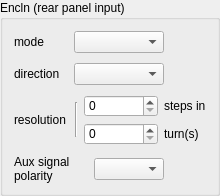
         <widget class="QGroupBox" name="groupBox">
          <property name="minimumSize">
           <size>
            <width>185</width>
            <height>142</height>
           </size>
          </property>
          <property name="title">
           <string>Encln (rear panel input)</string>
          </property>
          <layout class="QVBoxLayout">
           <property name="spacing">
            <number>10</number>
           </property>
           <property name="rightMargin">
            <number>3</number>
           </property>
           <property name="bottomMargin">
            <number>10</number>
           </property>
           <item>
            <layout class="QGridLayout">
             <item row="0" column="0">
              <widget class="QLabel" name="label">
               <property name="sizePolicy">
                <sizepolicy hsizetype="Fixed" vsizetype="Expanding">
                 <horstretch>0</horstretch>
                 <verstretch>0</verstretch>
                </sizepolicy>
               </property>
               <property name="minimumSize">
                <size>
                 <width>50</width>
                 <height>16</height>
                </size>
               </property>
               <property name="maximumSize">
                <size>
                 <width>16777215</width>
                 <height>22</height>
                </size>
               </property>
               <property name="text">
                <string>mode</string>
               </property>
              </widget>
             </item>
             <item row="0" column="1">
              <widget class="QComboBox" name="cfgEINMODE">
               <property name="sizePolicy">
                <sizepolicy hsizetype="Expanding" vsizetype="Maximum">
                 <horstretch>0</horstretch>
                 <verstretch>0</verstretch>
                </sizepolicy>
               </property>
               <property name="minimumSize">
                <size>
                 <width>70</width>
                 <height>16</height>
                </size>
               </property>
               <property name="maximumSize">
                <size>
                 <width>16777215</width>
                 <height>22</height>
                </size>
               </property>
              </widget>
             </item>
             <item row="1" column="0">
              <widget class="QLabel" name="label_2">
               <property name="sizePolicy">
                <sizepolicy hsizetype="Fixed" vsizetype="Expanding">
                 <horstretch>0</horstretch>
                 <verstretch>0</verstretch>
                </sizepolicy>
               </property>
               <property name="minimumSize">
                <size>
                 <width>50</width>
                 <height>16</height>
                </size>
               </property>
               <property name="maximumSize">
                <size>
                 <width>16777215</width>
                 <height>22</height>
                </size>
               </property>
               <property name="text">
                <string>direction</string>
               </property>
              </widget>
             </item>
             <item row="1" column="1">
              <widget class="QComboBox" name="cfgEINSENSE">
               <property name="sizePolicy">
                <sizepolicy hsizetype="Expanding" vsizetype="Maximum">
                 <horstretch>0</horstretch>
                 <verstretch>0</verstretch>
                </sizepolicy>
               </property>
               <property name="minimumSize">
                <size>
                 <width>70</width>
                 <height>16</height>
                </size>
               </property>
               <property name="maximumSize">
                <size>
                 <width>16777215</width>
                 <height>22</height>
                </size>
               </property>
              </widget>
             </item>
             <item row="1" column="2">
              <spacer>
               <property name="orientation">
                <enum>Qt::Horizontal</enum>
               </property>
               <property name="sizeType">
                <enum>QSizePolicy::Fixed</enum>
               </property>
               <property name="sizeHint" stdset="0">
                <size>
                 <width>50</width>
                 <height>20</height>
                </size>
               </property>
              </spacer>
             </item>
             <item row="0" column="2">
              <spacer>
               <property name="orientation">
                <enum>Qt::Horizontal</enum>
               </property>
               <property name="sizeType">
                <enum>QSizePolicy::Fixed</enum>
               </property>
               <property name="sizeHint" stdset="0">
                <size>
                 <width>50</width>
                 <height>20</height>
                </size>
               </property>
              </spacer>
             </item>
            </layout>
           </item>
           <item>
            <layout class="QHBoxLayout">
             <property name="spacing">
              <number>5</number>
             </property>
             <item>
              <widget class="QLabel" name="label_3">
               <property name="sizePolicy">
                <sizepolicy hsizetype="Fixed" vsizetype="Expanding">
                 <horstretch>0</horstretch>
                 <verstretch>0</verstretch>
                </sizepolicy>
               </property>
               <property name="minimumSize">
                <size>
                 <width>55</width>
                 <height>16</height>
                </size>
               </property>
               <property name="maximumSize">
                <size>
                 <width>16777215</width>
                 <height>22</height>
                </size>
               </property>
               <property name="text">
                <string>resolution</string>
               </property>
              </widget>
             </item>
             <item>
              <widget class="Line" name="line">
               <property name="sizePolicy">
                <sizepolicy hsizetype="Fixed" vsizetype="Fixed">
                 <horstretch>0</horstretch>
                 <verstretch>0</verstretch>
                </sizepolicy>
               </property>
               <property name="minimumSize">
                <size>
                 <width>5</width>
                 <height>35</height>
                </size>
               </property>
               <property name="orientation">
                <enum>Qt::Vertical</enum>
               </property>
              </widget>
             </item>
             <item>
              <layout class="QGridLayout">
               <property name="topMargin">
                <number>0</number>
               </property>
               <property name="bottomMargin">
                <number>0</number>
               </property>
               <property name="spacing">
                <number>6</number>
               </property>
               <item row="0" column="0">
                <widget class="QSpinBox" name="cfgEINNSTEP">
                 <property name="sizePolicy">
                  <sizepolicy hsizetype="Expanding" vsizetype="Maximum">
                   <horstretch>0</horstretch>
                   <verstretch>0</verstretch>
                  </sizepolicy>
                 </property>
                 <property name="minimumSize">
                  <size>
                   <width>65</width>
                   <height>22</height>
                  </size>
                 </property>
                 <property name="maximumSize">
                  <size>
                   <width>16777215</width>
                   <height>22</height>
                  </size>
                 </property>
                 <property name="maximum">
                  <number>999999999</number>
                 </property>
                </widget>
               </item>
               <item row="0" column="1">
                <widget class="QLabel" name="label_5">
                 <property name="sizePolicy">
                  <sizepolicy hsizetype="Fixed" vsizetype="Maximum">
                   <horstretch>0</horstretch>
                   <verstretch>0</verstretch>
                  </sizepolicy>
                 </property>
                 <property name="minimumSize">
                  <size>
                   <width>50</width>
                   <height>16</height>
                  </size>
                 </property>
                 <property name="maximumSize">
                  <size>
                   <width>16777215</width>
                   <height>22</height>
                  </size>
                 </property>
                 <property name="text">
                  <string>steps in</string>
                 </property>
                </widget>
               </item>
               <item row="1" column="0">
                <widget class="QSpinBox" name="cfgEINNTURN">
                 <property name="sizePolicy">
                  <sizepolicy hsizetype="Expanding" vsizetype="Maximum">
                   <horstretch>0</horstretch>
                   <verstretch>0</verstretch>
                  </sizepolicy>
                 </property>
                 <property name="minimumSize">
                  <size>
                   <width>65</width>
                   <height>22</height>
                  </size>
                 </property>
                 <property name="maximumSize">
                  <size>
                   <width>16777215</width>
                   <height>22</height>
                  </size>
                 </property>
                 <property name="maximum">
                  <number>999999999</number>
                 </property>
                </widget>
               </item>
               <item row="1" column="1">
                <widget class="QLabel" name="label_6">
                 <property name="sizePolicy">
                  <sizepolicy hsizetype="Fixed" vsizetype="Maximum">
                   <horstretch>0</horstretch>
                   <verstretch>0</verstretch>
                  </sizepolicy>
                 </property>
                 <property name="minimumSize">
                  <size>
                   <width>50</width>
                   <height>16</height>
                  </size>
                 </property>
                 <property name="maximumSize">
                  <size>
                   <width>16777215</width>
                   <height>22</height>
                  </size>
                 </property>
                 <property name="text">
                  <string>turn(s)</string>
                 </property>
                </widget>
               </item>
              </layout>
             </item>
            </layout>
           </item>
           <item>
            <layout class="QHBoxLayout">
             <item>
              <widget class="QLabel" name="label_4">
               <property name="sizePolicy">
                <sizepolicy hsizetype="Fixed" vsizetype="Expanding">
                 <horstretch>0</horstretch>
                 <verstretch>0</verstretch>
                </sizepolicy>
               </property>
               <property name="minimumSize">
                <size>
                 <width>70</width>
                 <height>16</height>
                </size>
               </property>
               <property name="maximumSize">
                <size>
                 <width>80</width>
                 <height>36</height>
                </size>
               </property>
               <property name="text">
                <string>Aux signal polarity</string>
               </property>
               <property name="wordWrap">
                <bool>true</bool>
               </property>
              </widget>
             </item>
             <item>
              <widget class="QComboBox" name="cfgEINAUXPOL">
               <property name="sizePolicy">
                <sizepolicy hsizetype="Expanding" vsizetype="Maximum">
                 <horstretch>0</horstretch>
                 <verstretch>0</verstretch>
                </sizepolicy>
               </property>
               <property name="minimumSize">
                <size>
                 <width>70</width>
                 <height>16</height>
                </size>
               </property>
               <property name="maximumSize">
                <size>
                 <width>16777215</width>
                 <height>22</height>
                </size>
               </property>
               <property name="font">
                <font>
                 <pointsize>7</pointsize>
                </font>
               </property>
              </widget>
             </item>
             <item>
              <spacer>
               <property name="orientation">
                <enum>Qt::Horizontal</enum>
               </property>
               <property name="sizeType">
                <enum>QSizePolicy::Fixed</enum>
               </property>
               <property name="sizeHint" stdset="0">
                <size>
                 <width>50</width>
                 <height>16</height>
                </size>
               </property>
              </spacer>
             </item>
            </layout>
           </item>
          </layout>
         </widget>
